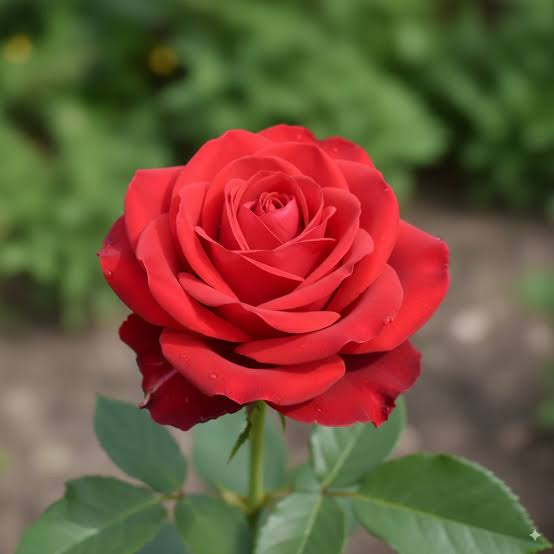
#> input picture input/images.jpg, 554 x 554 px
$ python canny_video_webcam.py
#> lines starting #> are read from the running program, lines starting #| are printed output that depends on the picture; after the words box and inside, x2 and y2 are one past the last pixel; in counts of white or black regions, pixels touching at a corner belong together
### lab_xuly_anh/common.py
"""
common.py - Ham dung chung cho cac bai lab (giong phong cach cac file cu:
hop thoai chon anh bang tkinter, doc/ghi duong dan tieng Viet bang imdecode/imencode).

Neu may khong co tkinter hoac khong co man hinh (server), chuong trinh se:
  - doc duong dan tu dong lenh (sys.argv), hoac
  - dung anh mau tu sinh ra,
  - luu anh ra thu muc results thay vi hien thi cua so.
"""
import os
import sys
import numpy as np
import cv2

RESULTS_DIR = "results"
IMG_TYPES = [("Anh", "*.jpg *.jpeg *.png *.bmp *.webp *.tif *.tiff"), ("Tat ca", "*.*")]
VIDEO_TYPES = [("Video", "*.mp4 *.avi *.mov *.mkv *.wmv"), ("Tat ca", "*.*")]
IMG_EXT = (".jpg", ".jpeg", ".png", ".bmp", ".webp", ".tif", ".tiff")


def _tk_root():
    import tkinter as tk
    root = tk.Tk()
    root.withdraw()
    root.attributes("-topmost", True)
    return root


# [49 lines left out: functions chon_anh, chon_nhieu_anh, chon_thu_muc, not called in this run]


def chon_video(title="Chon video"):
    """Hop thoai chon file video. Tra ve '' neu huy."""
#> called with title = 'Chon video (Cancel = webcam)'
    if len(sys.argv) > 1 and os.path.isfile(sys.argv[1]):
        return sys.argv[1]
    try:
        from tkinter import filedialog
        root = _tk_root()
        path = filedialog.askopenfilename(title=title, filetypes=VIDEO_TYPES)
#> the answer given: ../input/images.jpg
        root.destroy()
        return path
    except Exception:
        return ""


# [16 lines left out: functions doc_anh, luu_anh, not called in this run]


def ket_qua(name):
    """Duong dan file trong thu muc results (tu tao thu muc)."""
    os.makedirs(RESULTS_DIR, exist_ok=True)
    return os.path.join(RESULTS_DIR, name)


# [88 lines left out: functions anh_mau, lay_anh, hien_thi_matplotlib, hien_thi_cv, gan_nhan, luoi_anh, not called in this run]

### lab_xuly_anh/canny_video_webcam.py
"""
CHUONG 2 - Cau hoi mo rong 4: Ap dung Canny cho video.

Chon file video bang hop thoai (Cancel = dung webcam; neu khong co webcam -> tao video mau).
Co 2 thanh truot (trackbar) chinh nguong low/high theo thoi gian thuc.
Phim tat: q/ESC thoat | s luu khung hien tai | space tam dung.
Ket qua video luu tai results/canny_video.mp4

Chay:  python canny_video_webcam.py            python canny_video_webcam.py video.mp4
"""
import os
import cv2
import numpy as np

from common import chon_video, ket_qua, luu_anh

LAB_NO_SHOW = os.environ.get("LAB_NO_SHOW") == "1"


def video_mau(n=90, size=(480, 360)):
    """Sinh video mau: hinh tron + hinh vuong chuyen dong (khi khong co video/webcam)."""
    w, h = size
    for i in range(n):
        f = np.full((h, w, 3), 220, np.uint8)
        cv2.circle(f, (60 + i * 4, 120), 40, (0, 0, 200), -1)
        cv2.rectangle(f, (300 - i * 2, 200), (380 - i * 2, 280), (200, 80, 0), -1)
        cv2.putText(f, "Video", (20, 340), cv2.FONT_HERSHEY_SIMPLEX, 1, (30, 30, 30), 2)
        yield f


def nguon_khung():
    path = chon_video("Chon video (Cancel = webcam)")
    if path:
        cap = cv2.VideoCapture(path)
        print("Doc video:", path)
        fps = cap.get(cv2.CAP_PROP_FPS) or 25
        def gen():
            while True:
                ok, f = cap.read()
                if not ok:
                    break
                yield f
        return gen(), fps
    cap = cv2.VideoCapture(0)
    if cap.isOpened() and not LAB_NO_SHOW:
        print("Dung webcam.")
        def gen():
            while True:
                ok, f = cap.read()
                if not ok:
                    break
                yield f
        return gen(), 25
    print("Khong co video/webcam -> dung video mau.")
    return video_mau(), 25


def nhap_nhay_nguong(low, high):
    return min(low, high - 1), max(high, low + 1)


frames, fps = nguon_khung()
cua_so = "Canny video (goc | canny)"
if not LAB_NO_SHOW:
    cv2.namedWindow(cua_so, cv2.WINDOW_NORMAL)
    cv2.createTrackbar("low", cua_so, 50, 255, lambda v: None)
    cv2.createTrackbar("high", cua_so, 150, 255, lambda v: None)

writer = None
os.makedirs("results", exist_ok=True)
n = 0
for frame in frames:
    frame = cv2.resize(frame, (640, int(frame.shape[0] * 640 / frame.shape[1])))
    if not LAB_NO_SHOW:
        try:
            lo, hi = cv2.getTrackbarPos("low", cua_so), cv2.getTrackbarPos("high", cua_so)
        except cv2.error:
            lo, hi = 50, 150
    else:
        lo, hi = 50, 150
    lo, hi = nhap_nhay_nguong(lo, hi)

    gray = cv2.cvtColor(frame, cv2.COLOR_BGR2GRAY)
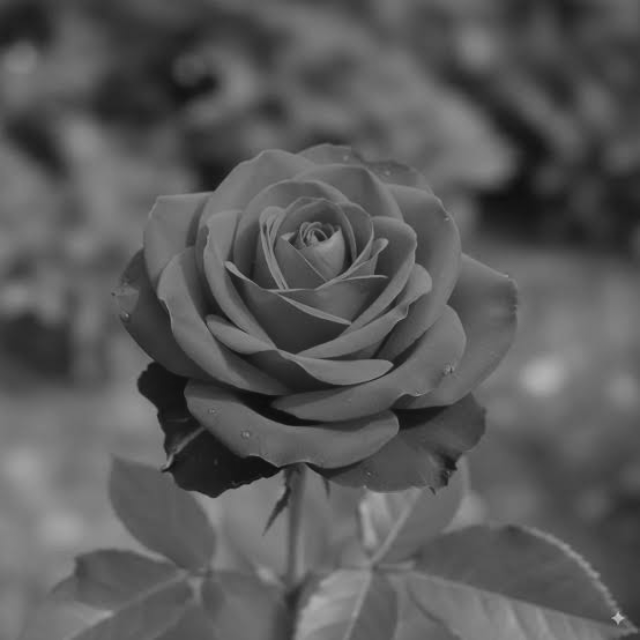
#> gray: shape (640, 640); min 12, max 193, mean 90
    edges = cv2.Canny(cv2.GaussianBlur(gray, (5, 5), 1.4), lo, hi)
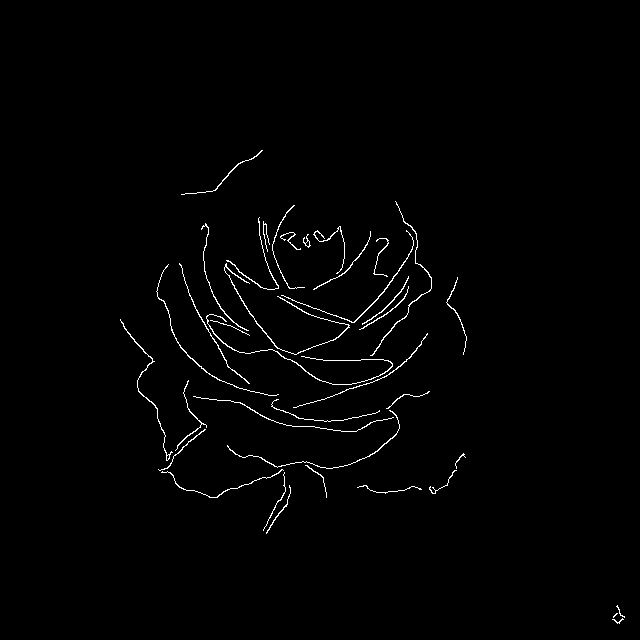
#> edges: shape (640, 640); 1.2% white in thin lines or dots, all inside (x1, y1, x2, y2) = (120, 150, 625, 624)
    out = np.hstack([frame, cv2.cvtColor(edges, cv2.COLOR_GRAY2BGR)])
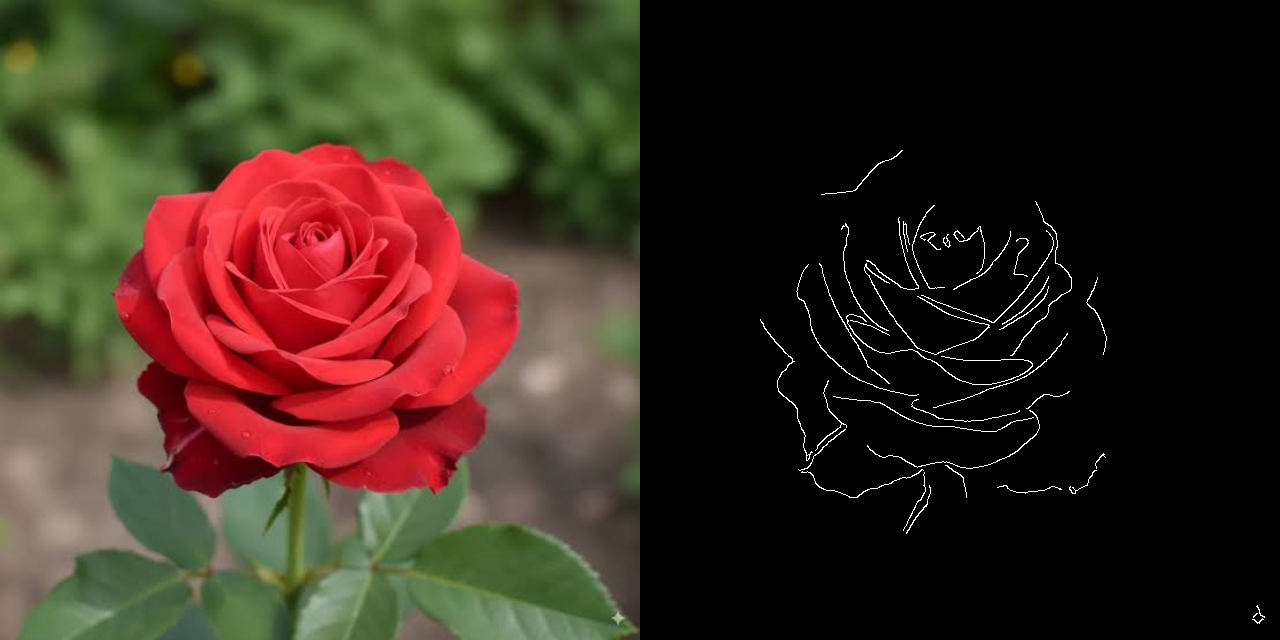
#> out: shape (640, 1280, 3); mean B, G, R 31.1, 43.3, 58.7
    cv2.putText(out, f"low={lo} high={hi}", (10, 25), cv2.FONT_HERSHEY_SIMPLEX,
                0.7, (0, 255, 255), 2)
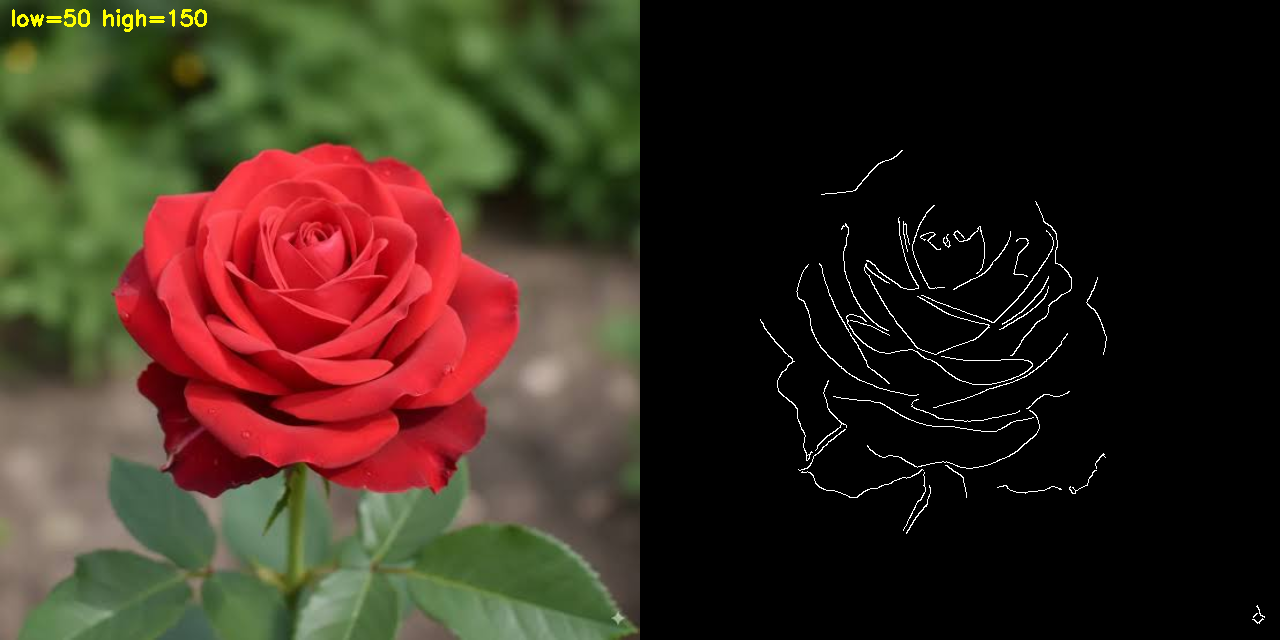
#> out: shape (640, 1280, 3); 0.16% of pixels changed, all inside (x1, y1, x2, y2) = (12, 9, 207, 32)

    if writer is None:
        writer = cv2.VideoWriter(ket_qua("canny_video.mp4"), cv2.VideoWriter_fourcc(*"mp4v"),
                                 fps, (out.shape[1], out.shape[0]))
    writer.write(out)
    n += 1

    if not LAB_NO_SHOW:
        cv2.imshow(cua_so, out)
        k = cv2.waitKey(max(1, int(1000 / fps))) & 0xFF
#> (key q is pressed here)
        if k in (27, ord("q")):
            break
        if k == ord("s"):
            luu_anh(ket_qua(f"canny_khung_{n}.png"), out)
            print("Da luu khung", n)
        if k == ord(" "):
            cv2.waitKey(0)

if writer:
    writer.release()
cv2.destroyAllWindows()
print(f"Xong {n} khung. Video ket qua: {ket_qua('canny_video.mp4')}")
